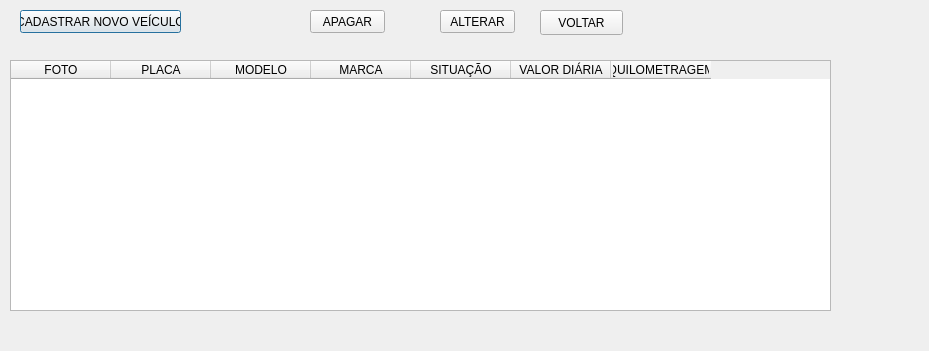
<?xml version="1.0" encoding="UTF-8"?>
<ui version="4.0">
 <class>TelaGerenciarVeiculo</class>
 <widget class="QDialog" name="TelaGerenciarVeiculo">
  <property name="geometry">
   <rect>
    <x>0</x>
    <y>0</y>
    <width>929</width>
    <height>351</height>
   </rect>
  </property>
  <property name="windowTitle">
   <string>Dialog</string>
  </property>
  <widget class="QTableWidget" name="tableWidgetListagem">
   <property name="geometry">
    <rect>
     <x>10</x>
     <y>60</y>
     <width>821</width>
     <height>251</height>
    </rect>
   </property>
   <column>
    <property name="text">
     <string>FOTO</string>
    </property>
   </column>
   <column>
    <property name="text">
     <string>PLACA</string>
    </property>
   </column>
   <column>
    <property name="text">
     <string>MODELO</string>
    </property>
   </column>
   <column>
    <property name="text">
     <string>MARCA</string>
    </property>
   </column>
   <column>
    <property name="text">
     <string>SITUAÇÃO</string>
    </property>
   </column>
   <column>
    <property name="text">
     <string>VALOR DIÁRIA</string>
    </property>
   </column>
   <column>
    <property name="text">
     <string>QUILOMETRAGEM</string>
    </property>
   </column>
  </widget>
  <widget class="QPushButton" name="pushButtonCadastrarNovoVeculo">
   <property name="geometry">
    <rect>
     <x>20</x>
     <y>10</y>
     <width>161</width>
     <height>23</height>
    </rect>
   </property>
   <property name="text">
    <string>CADASTRAR NOVO VEÍCULO</string>
   </property>
  </widget>
  <widget class="QPushButton" name="pushButtonApagar">
   <property name="geometry">
    <rect>
     <x>310</x>
     <y>10</y>
     <width>75</width>
     <height>23</height>
    </rect>
   </property>
   <property name="text">
    <string>APAGAR</string>
   </property>
  </widget>
  <widget class="QPushButton" name="pushButtonAlterar">
   <property name="geometry">
    <rect>
     <x>440</x>
     <y>10</y>
     <width>75</width>
     <height>23</height>
    </rect>
   </property>
   <property name="text">
    <string>ALTERAR</string>
   </property>
  </widget>
  <widget class="QPushButton" name="pushButtonVoltar">
   <property name="geometry">
    <rect>
     <x>540</x>
     <y>10</y>
     <width>83</width>
     <height>25</height>
    </rect>
   </property>
   <property name="text">
    <string>VOLTAR</string>
   </property>
  </widget>
 </widget>
 <tabstops>
  <tabstop>pushButtonCadastrarNovoVeculo</tabstop>
  <tabstop>pushButtonApagar</tabstop>
  <tabstop>pushButtonAlterar</tabstop>
  <tabstop>pushButtonVoltar</tabstop>
  <tabstop>tableWidgetListagem</tabstop>
 </tabstops>
 <resources/>
 <connections/>
</ui>
